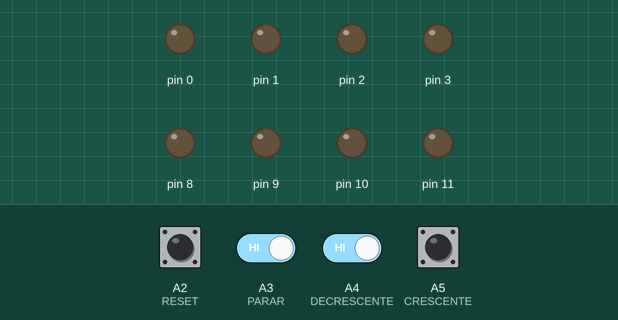
Simulated run of this sketch. Board: Arduino Uno, built with avr-gcc and run on an emulated ATmega328P. Parts: output pins drawn as LEDs (lit = HIGH). Dashed ring = blinking. The inputs (shaded band) are chosen by the test bench; at power-on: A2 (RESET), A3 (PARAR), A4 (DECRESCENTE), A5 (CRESCENTE) HIGH.

Above: at 1.2 s.
1.3 s: A4 (DECRESCENTE) driven LOW
At 4.2 s:
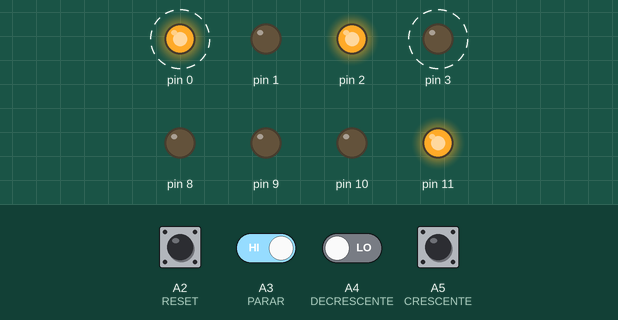
4.3 s: A3 (PARAR) driven LOW
At 5.0 s:
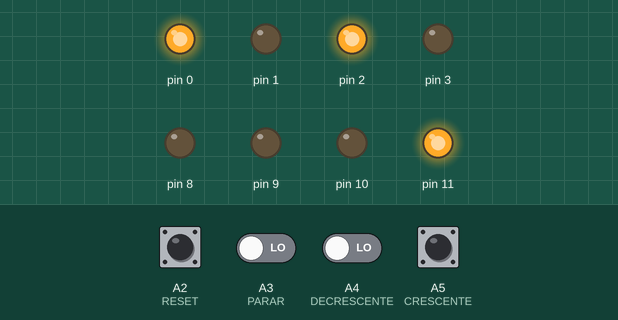
5.8 s: A3 (PARAR) driven HIGH
At 7.0 s:
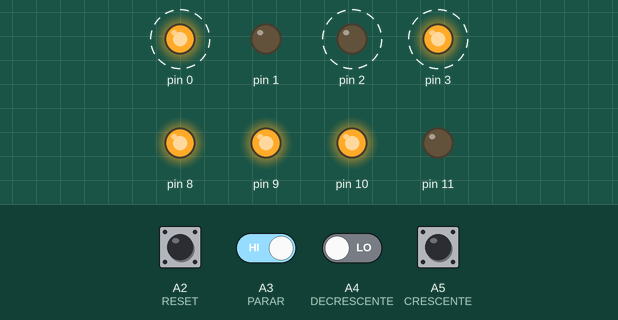
Timing chart, 0 to 23.8 s (numbered marks = the images above; inputs shaded):
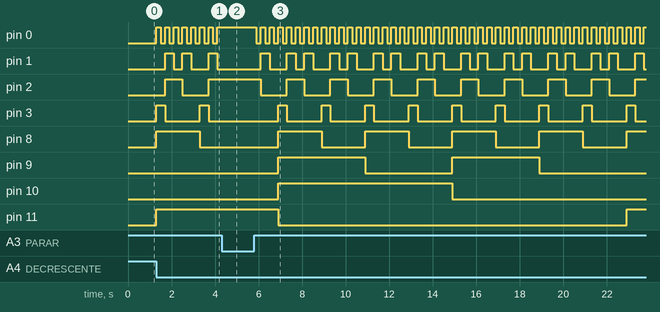

Measured:
- after the input at 1.3 s, pin 0: alternates HIGH for 0.20 s and LOW for 0.20 s, starting at once; pin 1: goes HIGH 0.40 s, LOW 0.40 s, HIGH 0.40 s, LOW 0.80 s, HIGH 0.40 s, then LOW, starting after 0.40 s
- after the input at 4.3 s, pin 0: stops changing and stays HIGH; pin 1: stays LOW (without the input it goes to HIGH after 0.20 s); pin 2: stays HIGH (without the input it goes to LOW after 0.20 s); pin 3, pin 8–10: stays LOW (without the input it goes to HIGH after 1.0 s); pin 11: stays HIGH (without the input it goes to LOW after 1.0 s)
- after the input at 5.8 s, pin 0: alternates HIGH for 0.20 s and LOW for 0.20 s, starting after 0.10 s; pin 1: LOW → HIGH after 0.30 s, then repeats every 2.0 s: LOW 0.80 s, HIGH 0.40 s, LOW 0.40 s, HIGH 0.40 s

The sketch:

AULA11.ino
```cpp
#define CRESCENTE A5
#define DECRESCENTE A4
#define PARAR A3
#define RESET A2


int inic, inid;


void setup() {

DDRD=0b00001111;
DDRB=0b00001111;
DDRC=0b00000000;

inic = 0;
inid = 99;


}

void loop() {

int contador, unidade, dezena;
float temp;

if(!digitalRead(CRESCENTE))
{
for (contador=inic;contador<=99;contador++)
{
  temp=contador;
  dezena=temp/10;
  unidade=contador-10*dezena;
PORTD=unidade;
PORTB=dezena;
delay(200);
if(contador >=99) {
  inid=99;
  inic=0;
}
  if(!digitalRead(PARAR))
  {
    inid=contador;
    inic=contador;
    break;
  }


  }
}


if(!digitalRead(DECRESCENTE))
{
for (contador=inid;contador>=0;contador--)
{
  temp=contador;
  dezena=temp/10;
  unidade=contador-10*dezena;
PORTD=unidade;
PORTB=dezena;
delay(200);
if(contador <=0)
{
  inic=0;
  inid=99;
}
  if(!digitalRead(PARAR))
  {
    inic=contador;
    inid=contador;
    break;
  }

}


}
if(!digitalRead(RESET))
  {
    PORTD = 0;
    PORTB = 0;
    inic = 0;
    inid = 99;


  }
}
```
